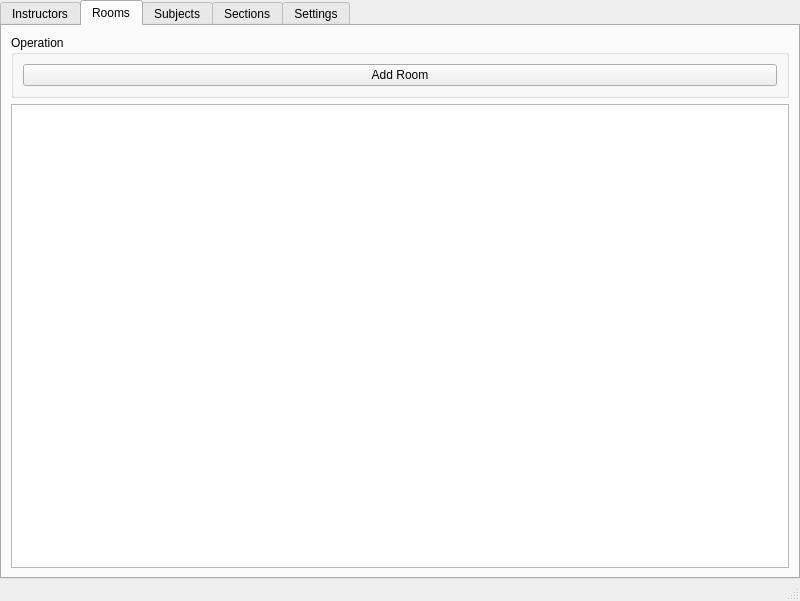
<?xml version="1.0" encoding="UTF-8"?>
<ui version="4.0">
 <class>MainWindow</class>
 <widget class="QMainWindow" name="MainWindow">
  <property name="windowModality">
   <enum>Qt::NonModal</enum>
  </property>
  <property name="geometry">
   <rect>
    <x>0</x>
    <y>0</y>
    <width>800</width>
    <height>601</height>
   </rect>
  </property>
  <property name="sizePolicy">
   <sizepolicy hsizetype="Maximum" vsizetype="Maximum">
    <horstretch>0</horstretch>
    <verstretch>0</verstretch>
   </sizepolicy>
  </property>
  <property name="minimumSize">
   <size>
    <width>800</width>
    <height>600</height>
   </size>
  </property>
  <property name="maximumSize">
   <size>
    <width>16777215</width>
    <height>16777215</height>
   </size>
  </property>
  <property name="windowTitle">
   <string>Timetable Scheduler</string>
  </property>
  <widget class="QWidget" name="centralwidget">
   <property name="minimumSize">
    <size>
     <width>711</width>
     <height>526</height>
    </size>
   </property>
   <layout class="QVBoxLayout" name="verticalLayout">
    <property name="spacing">
     <number>0</number>
    </property>
    <property name="leftMargin">
     <number>0</number>
    </property>
    <property name="topMargin">
     <number>0</number>
    </property>
    <property name="rightMargin">
     <number>0</number>
    </property>
    <property name="bottomMargin">
     <number>0</number>
    </property>
    <item>
     <widget class="QTabWidget" name="tabWidget">
      <property name="font">
       <font>
        <weight>50</weight>
        <bold>false</bold>
       </font>
      </property>
      <property name="styleSheet">
       <string notr="true"/>
      </property>
      <property name="tabPosition">
       <enum>QTabWidget::North</enum>
      </property>
      <property name="tabShape">
       <enum>QTabWidget::Rounded</enum>
      </property>
      <property name="currentIndex">
       <number>1</number>
      </property>
      <widget class="QWidget" name="tabInstructors">
       <property name="whatsThis">
        <string>&lt;html&gt;&lt;head/&gt;&lt;body&gt;&lt;p&gt;&lt;br/&gt;&lt;/p&gt;&lt;/body&gt;&lt;/html&gt;</string>
       </property>
       <attribute name="title">
        <string>Instructors</string>
       </attribute>
       <layout class="QVBoxLayout" name="verticalLayout_2">
        <item>
         <widget class="QGroupBox" name="groupBox">
          <property name="title">
           <string>Operation</string>
          </property>
          <layout class="QHBoxLayout" name="horizontalLayout">
           <item>
            <widget class="QPushButton" name="btnInstrAdd">
             <property name="text">
              <string>Add Instructor</string>
             </property>
            </widget>
           </item>
          </layout>
         </widget>
        </item>
        <item>
         <widget class="QTreeView" name="treeInstr"/>
        </item>
       </layout>
      </widget>
      <widget class="QWidget" name="tabRooms">
       <attribute name="title">
        <string>Rooms</string>
       </attribute>
       <layout class="QVBoxLayout" name="verticalLayout_3">
        <item>
         <widget class="QGroupBox" name="groupBox_2">
          <property name="title">
           <string>Operation</string>
          </property>
          <layout class="QHBoxLayout" name="horizontalLayout_7">
           <item>
            <widget class="QPushButton" name="btnRoomAdd">
             <property name="text">
              <string>Add Room</string>
             </property>
            </widget>
           </item>
          </layout>
         </widget>
        </item>
        <item>
         <widget class="QTreeView" name="treeRoom"/>
        </item>
       </layout>
      </widget>
      <widget class="QWidget" name="tabSubjects">
       <attribute name="title">
        <string>Subjects</string>
       </attribute>
       <layout class="QVBoxLayout" name="verticalLayout_4">
        <item>
         <widget class="QGroupBox" name="groupBox_3">
          <property name="title">
           <string>Operation</string>
          </property>
          <layout class="QHBoxLayout" name="horizontalLayout_2">
           <item>
            <widget class="QPushButton" name="btnSubjAdd">
             <property name="text">
              <string>Add Subject</string>
             </property>
            </widget>
           </item>
          </layout>
         </widget>
        </item>
        <item>
         <widget class="QTreeView" name="treeSubj"/>
        </item>
       </layout>
      </widget>
      <widget class="QWidget" name="tabSections">
       <attribute name="title">
        <string>Sections</string>
       </attribute>
       <layout class="QVBoxLayout" name="verticalLayout_5">
        <item>
         <widget class="QGroupBox" name="groupBox_4">
          <property name="title">
           <string>Operation</string>
          </property>
          <layout class="QHBoxLayout" name="horizontalLayout_3">
           <item>
            <widget class="QPushButton" name="btnSecAdd">
             <property name="text">
              <string>Add Section</string>
             </property>
            </widget>
           </item>
          </layout>
         </widget>
        </item>
        <item>
         <widget class="QTreeView" name="treeSec"/>
        </item>
       </layout>
      </widget>
      <widget class="QWidget" name="tabSettings">
       <property name="sizePolicy">
        <sizepolicy hsizetype="Preferred" vsizetype="Preferred">
         <horstretch>0</horstretch>
         <verstretch>0</verstretch>
        </sizepolicy>
       </property>
       <attribute name="title">
        <string>Settings</string>
       </attribute>
       <layout class="QVBoxLayout" name="verticalLayout_6" stretch="0,0">
        <property name="sizeConstraint">
         <enum>QLayout::SetDefaultConstraint</enum>
        </property>
        <item>
         <widget class="QGroupBox" name="groupBox_5">
          <property name="title">
           <string>Operation</string>
          </property>
          <layout class="QHBoxLayout" name="horizontalLayout_4">
           <item>
            <widget class="QPushButton" name="btnScenGenerate">
             <property name="text">
              <string>Generate</string>
             </property>
            </widget>
           </item>
          </layout>
         </widget>
        </item>
        <item>
         <spacer name="verticalSpacer">
          <property name="orientation">
           <enum>Qt::Vertical</enum>
          </property>
          <property name="sizeHint" stdset="0">
           <size>
            <width>20</width>
            <height>40</height>
           </size>
          </property>
         </spacer>
        </item>
       </layout>
      </widget>
     </widget>
    </item>
   </layout>
  </widget>
  <widget class="QStatusBar" name="statusbar"/>
  <action name="actionNew">
   <property name="text">
    <string>New</string>
   </property>
  </action>
  <action name="actionOpen">
   <property name="text">
    <string>Open</string>
   </property>
  </action>
  <action name="actionSave">
   <property name="text">
    <string>Save</string>
   </property>
  </action>
  <action name="actionSave_As">
   <property name="text">
    <string>Save As</string>
   </property>
  </action>
  <action name="actionSettings">
   <property name="text">
    <string>Settings</string>
   </property>
  </action>
  <action name="actionExit">
   <property name="text">
    <string>Exit</string>
   </property>
  </action>
  <action name="actionAdd_Instructor">
   <property name="text">
    <string>Add Instructor</string>
   </property>
  </action>
  <action name="actionView_Instructors">
   <property name="text">
    <string>View Instructors</string>
   </property>
  </action>
  <action name="actionAdd_Room">
   <property name="text">
    <string>Add Room</string>
   </property>
  </action>
  <action name="actionView_Rooms">
   <property name="text">
    <string>View Rooms</string>
   </property>
  </action>
  <action name="actionAdd_Subject">
   <property name="text">
    <string>Add Subject</string>
   </property>
  </action>
  <action name="actionView_Subjects">
   <property name="text">
    <string>View Subjects</string>
   </property>
  </action>
  <action name="actionAdd_Sections">
   <property name="text">
    <string>Add Sections</string>
   </property>
  </action>
  <action name="actionView_Sections">
   <property name="text">
    <string>View Sections</string>
   </property>
  </action>
  <action name="actionImport">
   <property name="text">
    <string>Import</string>
   </property>
  </action>
  <action name="actionExport">
   <property name="text">
    <string>Export</string>
   </property>
  </action>
  <action name="actionView_Results">
   <property name="text">
    <string>View Results</string>
   </property>
  </action>
  <action name="actionGenerate">
   <property name="text">
    <string>Generate</string>
   </property>
  </action>
  <action name="actionImport_2">
   <property name="text">
    <string>Import</string>
   </property>
  </action>
  <action name="actionExport_2">
   <property name="text">
    <string>Export</string>
   </property>
  </action>
  <action name="actionScenario_Summary">
   <property name="text">
    <string>Scenario Summary</string>
   </property>
  </action>
  <action name="actionGenerate_2">
   <property name="text">
    <string>Generate</string>
   </property>
  </action>
  <action name="actionView_Results_2">
   <property name="text">
    <string>View Results</string>
   </property>
  </action>
  <action name="actionInstructions">
   <property name="text">
    <string>Instructions</string>
   </property>
  </action>
  <action name="actionAbout">
   <property name="text">
    <string>About</string>
   </property>
  </action>
 </widget>
 <resources/>
 <connections/>
</ui>
